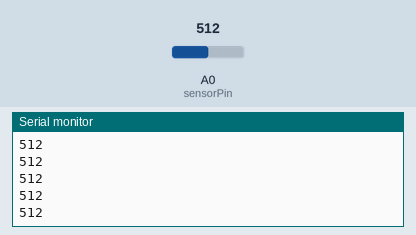
Simulated run of this sketch. Board: Arduino Uno, built with avr-gcc and run on an emulated ATmega328P. On the bench: the last lines printed to the serial monitor. The test bench sets the inputs (shaded band); at power-on: A0 (sensorPin) = 512.

Above: at 1.2 s.
1.3 s: A0 (sensorPin) set to 716
At 1.6 s:
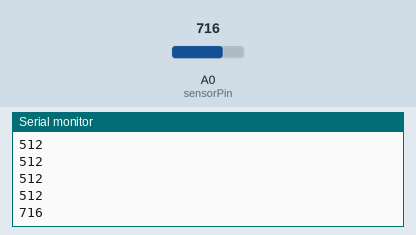
2.8 s: A0 (sensorPin) set to 900
At 2.83 s:
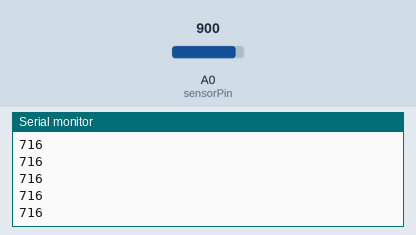
Timing chart, 0 to 5.8 s (numbered marks = the images above; inputs shaded):
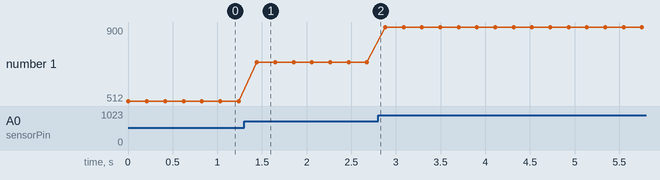

Measured:
- after the input at 1.3 s, the serial monitor: prints a new line after 0.14 s (image 1)
- plotted number 1: 512 → 716 after the input at 1.3 s, 716 → 900 after the input at 2.8 s

The sketch:

Proiect_Senzor_apa.ino
```cpp
#define sensorPower 2
#define sensorPin A0

// Valoare pentru stocarea nivelului apei
int val = 0;

void setup() {
  // Setează pinul D7 ca OUTPUT
  pinMode(sensorPower, OUTPUT);

  // Setează LOW pentru a nu trece curent prin senzor
  digitalWrite(sensorPower, LOW);

  // Inițializează comunicarea serială intre placa si computer
  Serial.begin(9600);
}

void loop() {
  // Obține citirea din funcția de mai jos și o afișează
  int level = readSensor();

  Serial.println(level); // Afișează valoarea citită

  delay(200); // Așteaptă 200 milisecunde
}

// Aceasta este o funcție folosită pentru a obține citirea
int readSensor() {
  digitalWrite(sensorPower, HIGH);  // Pornește senzorul
  delay(5);              // Așteaptă 5 milisecunde
  val = analogRead(sensorPin);    // Citește valoarea analogică de la senzor
  digitalWrite(sensorPower, LOW);   // Oprește senzorul
  return val;             // Returnează citirea curentă
}
```
